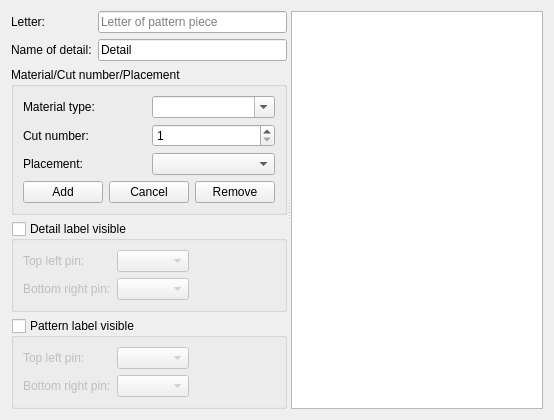
     <widget class="QWidget" name="tabPatternPieceData">
      <attribute name="title">
       <string>Pattern piece data</string>
      </attribute>
      <layout class="QVBoxLayout" name="verticalLayout_9">
       <item>
        <widget class="QSplitter" name="splitter_2">
         <property name="orientation">
          <enum>Qt::Horizontal</enum>
         </property>
         <widget class="QWidget" name="layoutWidget1">
          <layout class="QVBoxLayout" name="verticalLayout_7">
           <item>
            <layout class="QFormLayout" name="formLayout_3">
             <property name="fieldGrowthPolicy">
              <enum>QFormLayout::ExpandingFieldsGrow</enum>
             </property>
             <item row="0" column="0">
              <widget class="QLabel" name="label_5">
               <property name="text">
                <string>Letter:</string>
               </property>
              </widget>
             </item>
             <item row="0" column="1">
              <widget class="QLineEdit" name="lineEditLetter">
               <property name="maxLength">
                <number>3</number>
               </property>
               <property name="placeholderText">
                <string>Letter of pattern piece</string>
               </property>
              </widget>
             </item>
             <item row="1" column="0">
              <widget class="QLabel" name="labelEditName">
               <property name="text">
                <string>Name of detail:</string>
               </property>
              </widget>
             </item>
             <item row="1" column="1">
              <widget class="QLineEdit" name="lineEditName">
               <property name="text">
                <string>Detail</string>
               </property>
               <property name="maxLength">
                <number>30</number>
               </property>
               <property name="placeholderText">
                <string>Name can't be empty</string>
               </property>
              </widget>
             </item>
            </layout>
           </item>
           <item>
            <widget class="QGroupBox" name="groupBox_2">
             <property name="title">
              <string>Material/Cut number/Placement</string>
             </property>
             <layout class="QGridLayout" name="gridLayout_3">
              <item row="1" column="0">
               <widget class="QLabel" name="label_8">
                <property name="text">
                 <string>Cut number:</string>
                </property>
               </widget>
              </item>
              <item row="0" column="0" colspan="2">
               <widget class="QLabel" name="label_7">
                <property name="text">
                 <string>Material type:</string>
                </property>
               </widget>
              </item>
              <item row="0" column="2" colspan="2">
               <widget class="QComboBox" name="comboBoxMaterial">
                <property name="toolTip">
                 <string>You can choose one of the predefined materials or enter a new one</string>
                </property>
                <property name="editable">
                 <bool>true</bool>
                </property>
               </widget>
              </item>
              <item row="1" column="2" colspan="2">
               <widget class="QSpinBox" name="spinBoxCutNumber">
                <property name="minimum">
                 <number>1</number>
                </property>
                <property name="maximum">
                 <number>1000</number>
                </property>
               </widget>
              </item>
              <item row="2" column="0">
               <widget class="QLabel" name="label_9">
                <property name="text">
                 <string>Placement:</string>
                </property>
               </widget>
              </item>
              <item row="2" column="2" colspan="2">
               <widget class="QComboBox" name="comboBoxPlacement"/>
              </item>
              <item row="3" column="0">
               <widget class="QPushButton" name="pushButtonAdd">
                <property name="text">
                 <string>Add</string>
                </property>
               </widget>
              </item>
              <item row="3" column="1" colspan="2">
               <widget class="QPushButton" name="pushButtonCancel">
                <property name="text">
                 <string>Cancel</string>
                </property>
               </widget>
              </item>
              <item row="3" column="3">
               <widget class="QPushButton" name="pushButtonRemove">
                <property name="text">
                 <string>Remove</string>
                </property>
               </widget>
              </item>
             </layout>
            </widget>
           </item>
           <item>
            <layout class="QVBoxLayout" name="verticalLayout_8">
             <item>
              <widget class="QGroupBox" name="groupBoxDetailLabel">
               <property name="title">
                <string>Detail label visible</string>
               </property>
               <property name="flat">
                <bool>true</bool>
               </property>
               <property name="checkable">
                <bool>true</bool>
               </property>
               <property name="checked">
                <bool>false</bool>
               </property>
               <layout class="QFormLayout" name="formLayout_4">
                <property name="fieldGrowthPolicy">
                 <enum>QFormLayout::ExpandingFieldsGrow</enum>
                </property>
                <item row="0" column="0">
                 <widget class="QLabel" name="labelDetailLabelTopLeftPin">
                  <property name="text">
                   <string>Top left pin:</string>
                  </property>
                 </widget>
                </item>
                <item row="0" column="1">
                 <widget class="QComboBox" name="comboBoxDetailLabelTopLeftPin"/>
                </item>
                <item row="1" column="0">
                 <widget class="QLabel" name="labelDetailLabelBottomRightPin">
                  <property name="text">
                   <string>Bottom right pin:</string>
                  </property>
                 </widget>
                </item>
                <item row="1" column="1">
                 <widget class="QComboBox" name="comboBoxDetailLabelBottomRightPin"/>
                </item>
               </layout>
              </widget>
             </item>
             <item>
              <widget class="QGroupBox" name="groupBoxPatternLabel">
               <property name="title">
                <string>Pattern label visible</string>
               </property>
               <property name="checkable">
                <bool>true</bool>
               </property>
               <property name="checked">
                <bool>false</bool>
               </property>
               <layout class="QFormLayout" name="formLayout_5">
                <property name="fieldGrowthPolicy">
                 <enum>QFormLayout::ExpandingFieldsGrow</enum>
                </property>
                <item row="0" column="0">
                 <widget class="QLabel" name="labelPatternLabelTopLeftPin">
                  <property name="text">
                   <string>Top left pin:</string>
                  </property>
                 </widget>
                </item>
                <item row="0" column="1">
                 <widget class="QComboBox" name="comboBoxPatternLabelTopLeftPin"/>
                </item>
                <item row="1" column="0">
                 <widget class="QLabel" name="labelPatternLabelBottomRightPin">
                  <property name="text">
                   <string>Bottom right pin:</string>
                  </property>
                 </widget>
                </item>
                <item row="1" column="1">
                 <widget class="QComboBox" name="comboBoxPatternLabelBottomRightPin"/>
                </item>
               </layout>
              </widget>
             </item>
            </layout>
           </item>
          </layout>
         </widget>
         <widget class="QListWidget" name="listWidgetMCP">
          <property name="minimumSize">
           <size>
            <width>180</width>
            <height>0</height>
           </size>
          </property>
          <property name="focusPolicy">
           <enum>Qt::ClickFocus</enum>
          </property>
         </widget>
        </widget>
       </item>
      </layout>
     </widget>
